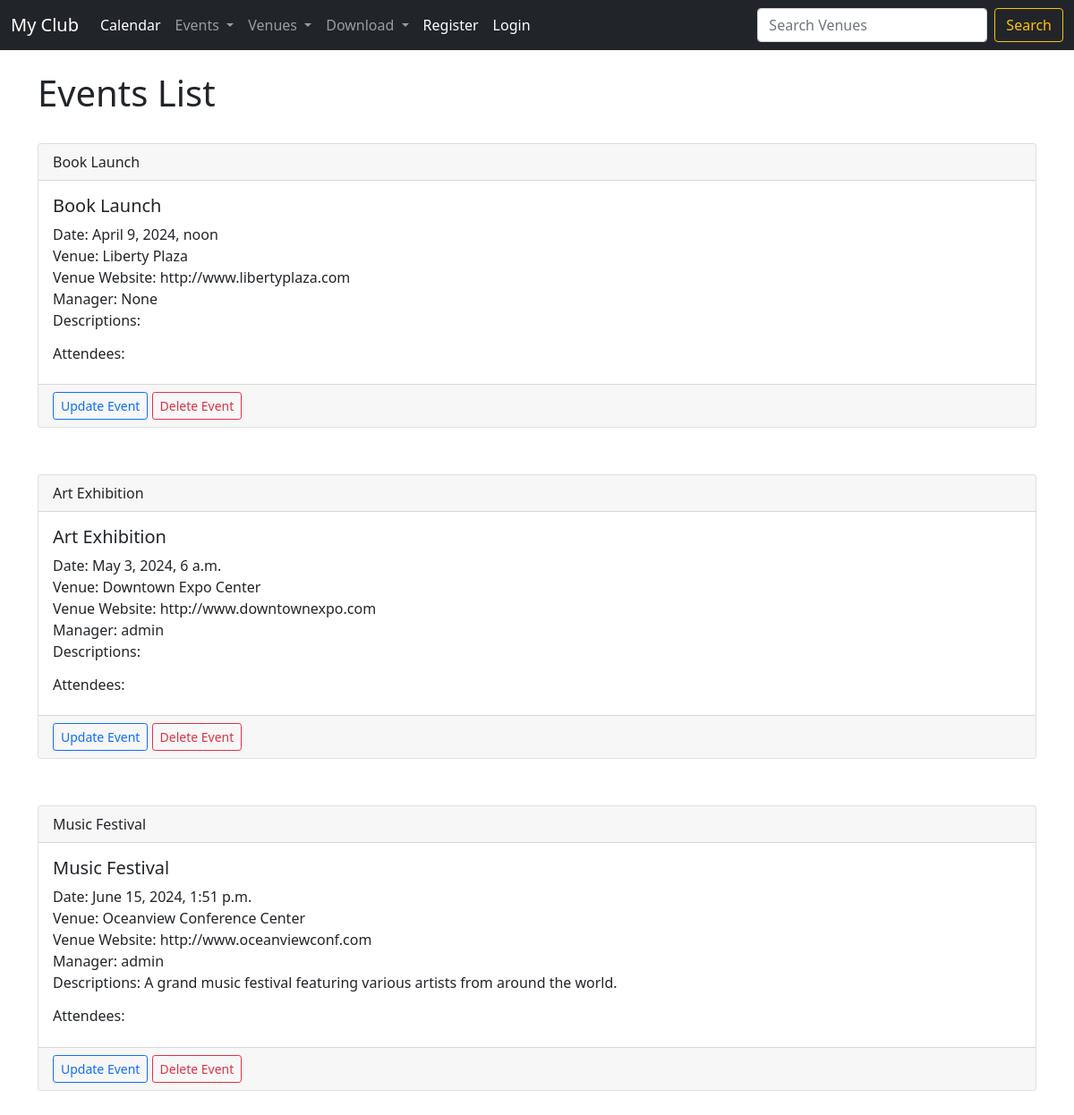
The app's page /events with its own data.
### events/models.py (models this page shows, shortened)
class Events(models.Model):
    name = models.CharField('Event Name', max_length=120)
    event_date = models.DateTimeField(_("Event Date"), auto_now=False, auto_now_add=False)
    venue = models.ForeignKey(Venue, blank=True, null=True, on_delete=models.CASCADE)
    manager = models.ForeignKey(User, blank=True, null=True, on_delete=models.SET_NULL)
    descriptions = models.TextField(blank=True)
    attendees = models.ManyToManyField(MyClubUser, blank=True,)

class Venue(models.Model):
    name = models.CharField('Venue Name', max_length=120)
    address =models.CharField(max_length=300)
    zip_code = models.CharField('Zip_code',max_length=15)
    phone = models.CharField('Contact Phone', max_length=25, blank=True)
    web = models.URLField('Website Address', blank=True)
    email_address = models.EmailField('Email Address', blank=True)
    def __str__(self):
        return self.name

### events/views.py (the view)
# urls.py: path('events',views.all_events, name="list-events"),
def all_events(request):
    event_list = Events.objects.all().order_by('event_date')
    return render(request, 'events/events_list.html',
                  {
                     'event_list': event_list ,
                  })

### events/templates/events/events_list.html (shortened to what this page needs)
{% extends 'events/base.html' %}
{% block content %}
    <h1>Events List</h1>
    <br/>
    <ul class="list-unstyled">
        {% for event in event_list %}
            <li>
                <div class="card mb-1">
                    <div class="card-header">
                        {{ event.name }}
                    </div>
                    <div class="card-body">
                        <h5 class="card-title">{{ event.name }}</h5>
                        <p class="card-text">
                            Date: {{ event.event_date }}<br/>
                            Venue: {{ event.venue }}<br/>
                            Venue Website: {{ event.venue.web }}<br/>
                            Manager: {{ event.manager }}<br/>
                            Descriptions: {{ event.descriptions }}
                        </p>
                        <h6>Attendees:</h6>
                    </div>
                    <div class="card-footer text-muted">
                        <a href="{% url 'update-event' event.id %}" class="btn btn-outline-primary btn-sm">
                        Update Event
                        </a>
                        <a href="{% url 'delete-event' event.id %}" class="btn btn-outline-danger btn-sm">
                            Delete Event
                        </a>
                    </div>
                </div>
            </li>
            <br/><br/>
        {% endfor %}
    </ul>
{% endblock %}

### events/templates/events/base.html (shortened to what this page needs)
<!doctype html>
<html lang="en">
  <head>
    <link href="https://cdn.jsdelivr.net/npm/bootstrap@5.0.2/dist/css/bootstrap.min.css" rel="stylesheet">
  </head>
  <body>
    {% include "events/navbar.html" %}
    <br/>
    <div class = "container">
      {% block content %}{% endblock %}
    </div>
  </body>
</html>

### events/templates/events/navbar.html (shortened to what this page needs)
<nav class="navbar navbar-expand-lg navbar-dark bg-dark">
    <div class="container-fluid">
      <a class="navbar-brand" href={% url "home" %}>My Club</a>
      <div class="collapse navbar-collapse" id="navbarSupportedContent">
        <ul class="navbar-nav me-auto mb-2 mb-lg-0">
          <li class="nav-item">
            <a class="nav-link active" aria-current="page" href= {% url "home" "2024" "March"%} >Calendar</a>
          </li>
          <li class="nav-item dropdown">
            <a class="nav-link dropdown-toggle" href="#" id="navbarDropdown" role="button" data-bs-toggle="dropdown" aria-expanded="false">
             Events
            </a>
          </li>
          <li class="nav-item dropdown">
            <a class="nav-link dropdown-toggle" href="#" id="navbarDropdown" role="button" data-bs-toggle="dropdown" aria-expanded="false">
              Venues
            </a>
          </li>
          <li class="nav-item dropdown">
            <a class="nav-link dropdown-toggle" href="#" id="navbarDropdown" role="button" data-bs-toggle="dropdown" aria-expanded="false">
              Download
            </a>
          </li>
          {% if user.is_authenticated %}
            <li class="nav-item">
                <a class="nav-link active" aria-current="page" href="{% url 'logout' %}">Logout</a>
            </li>
            {% else %}
                <li class="nav-item">
                    <a class="nav-link active" aria-current="page" href="{% url 'register_user' %}">Register</a>
                </li>
                <li class="nav-item">
                    <a class="nav-link active" aria-current="page" href="{% url 'login' %}">Login</a>
                </li>
            {% endif %}
        </ul>
        <form class="d-flex" method=POST action="{% url "search-venues"%}">
          <input class="form-control me-2" type="search" placeholder="Search Venues" aria-label="Search" name="searched">
          <button class="btn btn-outline-warning" type="submit">Search</button>
        </form>
      </div>
    </div>
  </nav>

### records on screen
Events: name "Book Launch", event_date "April 9, 2024, noon", venue "Liberty Plaza", venue.web "http://www.libertyplaza.com", manager "None"
Events: name "Art Exhibition", event_date "May 3, 2024, 6 a.m.", venue "Downtown Expo Center", venue.web "http://www.downtownexpo.com", manager "admin"
Events: name "Music Festival", event_date "June 15, 2024, 1:51 p.m.", venue "Oceanview Conference Center", venue.web "http://www.oceanviewconf.com", manager "admin", descriptions "A grand music festival featuring various artists from around the world."
